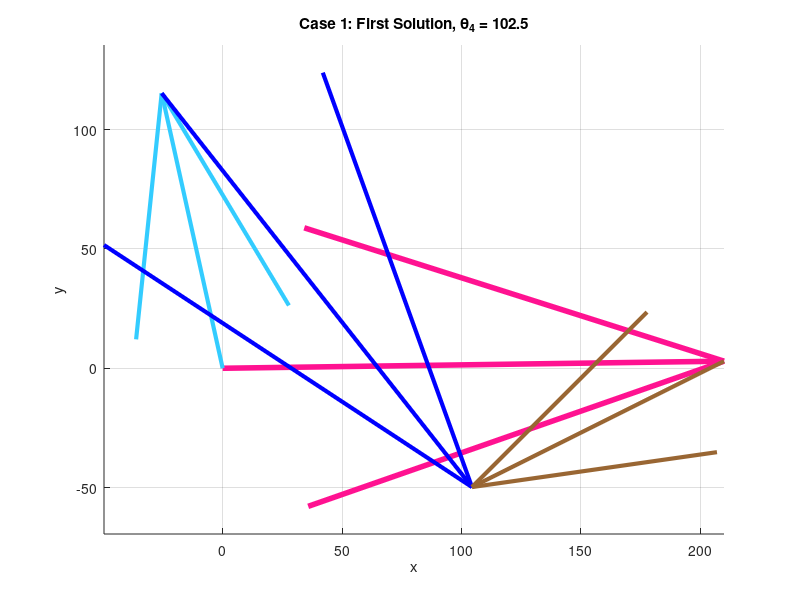
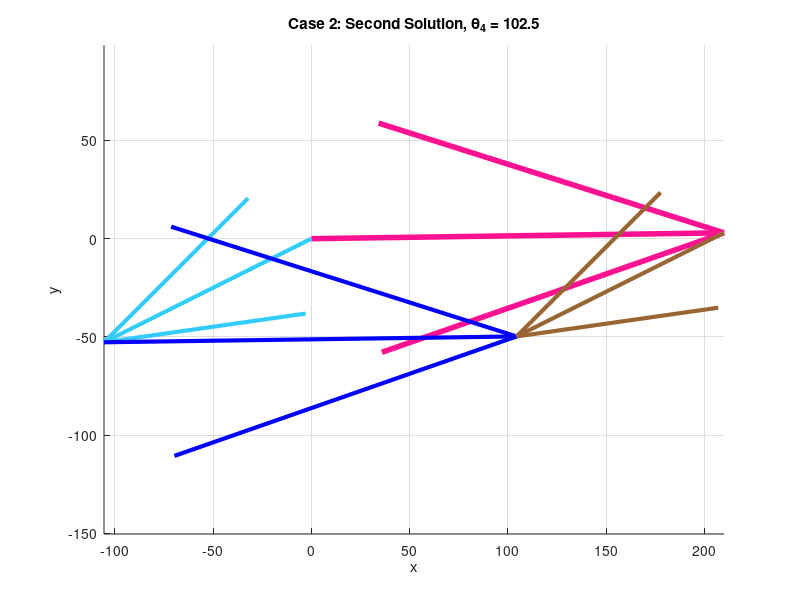

The MATLAB script that drew these images, in order:
clear all
close all
clc

% 1. Parameter Definitions 
L1 = 210; % Link 1 (Ground) - Pink
L2 = 118; % Link 2 (Input) - Light Blue
L3 = 210; % Link 3 (Coupler) - Blue
L4 = 118; % Link 4 (Output) - Brown

% Mapping to standard variables
d = L1;
a = L2;
b = L3;
c = L4;

% Ground angle (Lifted up by 0.81 degrees)
theta1_deg = 0.81;
theta1 = deg2rad(theta1_deg); 

% Input: Theta 4 (Global)
q4_global_deg = 102.5;
q4_global = deg2rad(q4_global_deg);

% Convert to Local Frame (Relative to Ground Link)
q4 = q4_global - theta1;

% ---------------------------------------------------------
% STEP 1: Find Theta 2 given Theta 4 (Inverse Kinematics)
% ---------------------------------------------------------

% K Constants (Swapping a and c)
K1 = d/c; 
K2 = d/a; 
K3 = (c^2 - b^2 + a^2 + d^2)/(2*c*a); 

% Coefficients A, B, C for finding q2
A = cos(q4) - K1 - K2*cos(q4) + K3;
B = -2*sin(q4);
C = K1 - (K2 + 1)*cos(q4) + K3;

% Solve for q2 (Inverse Kinematics has 2 solutions)
disc = B^2 - 4*A*C;

% q2 Candidate 1 (User's Code Sol 1)
q2_local_1 = 2*atan((-B - sqrt(disc))/(2*A));

% q2 Candidate 2 (User's Code Sol 2)
q2_local_2 = 2*atan((-B + sqrt(disc))/(2*A));

% ---------------------------------------------------------
% STEP 2: Find Theta 3 for CASE 1
% (ใช้ q2_local_1 มาคำนวณ D, E, F)
% ---------------------------------------------------------
q2_target_1 = q2_local_1; 

K1_fwd = d/a;
K4_fwd = d/b;
K5_fwd = (c^2 - d^2 - a^2 - b^2)/(2*a*b);

D1 = cos(q2_target_1) - K1_fwd + K4_fwd*cos(q2_target_1) + K5_fwd;
E1 = -2*sin(q2_target_1);
F1 = K1_fwd + (K4_fwd - 1)*cos(q2_target_1) + K5_fwd;

disc_q3_1 = E1^2 - 4*D1*F1;

% User's formula (+sqrt)
q3_local_1 = 2*atan((-E1 + sqrt(disc_q3_1))/(2*D1)); 

% ---------------------------------------------------------
% STEP 3: Find Theta 3 for CASE 2 
% (ใช้ q2_local_2 มาคำนวณ D, E, F ใหม่! เพื่อให้ Theta 3 เปลี่ยน)
% ---------------------------------------------------------
q2_target_2 = q2_local_2; 

D2 = cos(q2_target_2) - K1_fwd + K4_fwd*cos(q2_target_2) + K5_fwd;
E2 = -2*sin(q2_target_2);
F2 = K1_fwd + (K4_fwd - 1)*cos(q2_target_2) + K5_fwd;

disc_q3_2 = E2^2 - 4*D2*F2;

% ใช้สูตรเดิมกับชุดตัวแปรใหม่
q3_local_2 = 2*atan((-E2 + sqrt(disc_q3_2))/(2*D2)); 

% ---------------------------------------------------------
% Convert to Global Angles
% ---------------------------------------------------------
% Case 1
q2_global_1 = rad2deg(q2_target_1 + theta1);
q3_global_1 = rad2deg(q3_local_1 + theta1);

% Case 2
q2_global_2 = rad2deg(q2_target_2 + theta1);
q3_global_2 = rad2deg(q3_local_2 + theta1);

% ---------------------------------------------------------
% PLOTTING PREPARATION
% ---------------------------------------------------------
% Define Colors
color_Pink = [1, 0.07, 0.57];  
color_LBlue = [0.2, 0.8, 1];   
color_Blue = [0, 0, 1];        
color_Brown = [0.6, 0.4, 0.2]; 

% Ground Vector (Common)
RO4O2 = d*exp(j*theta1); 
O2 = [0, 0];
O4 = [real(RO4O2), imag(RO4O2)];

% --- Vectors for Case 1 ---
RA1 = a*exp(j*(q2_target_1 + theta1));
RBA1 = b*exp(j*(q3_local_1 + theta1));
RBO4_1 = c*exp(j*(q4 + theta1));

A1 = [real(RA1), imag(RA1)];
B1_from_A = [real(RA1 + RBA1), imag(RA1 + RBA1)];

% --- Vectors for Case 2 ---
RA2 = a*exp(j*(q2_target_2 + theta1));
RBA2 = b*exp(j*(q3_local_2 + theta1));
RBO4_2 = c*exp(j*(q4 + theta1)); % q4 same input

A2 = [real(RA2), imag(RA2)];
B2_from_A = [real(RA2 + RBA2), imag(RA2 + RBA2)];

% ---------------------------------------------------------
% FIGURE 1: Case 1 (User's validated case)
% ---------------------------------------------------------
figure(1);
hold on;
% Ground (Pink)
quiver(O2(1), O2(2), O4(1)-O2(1), O4(2)-O2(2), 0, 'Color', color_Pink, 'LineWidth', 4, 'MaxHeadSize', 0.5);
% Link 2 (Light Blue)
quiver(O2(1), O2(2), A1(1)-O2(1), A1(2)-O2(2), 0, 'Color', color_LBlue, 'LineWidth', 3, 'MaxHeadSize', 0.5);
% Link 3 (Blue)
quiver(A1(1), A1(2), B1_from_A(1)-A1(1), B1_from_A(2)-A1(2), 0, 'Color', color_Blue, 'LineWidth', 3, 'MaxHeadSize', 0.5);
% Link 4 (Brown)
quiver(O4(1), O4(2), B1_from_A(1)-O4(1), B1_from_A(2)-O4(2), 0, 'Color', color_Brown, 'LineWidth', 3, 'MaxHeadSize', 0.5);
axis equal; grid on;
title(['Case 1: First Solution, \theta_4 = ' num2str(q4_global_deg)]);
xlabel('x'); ylabel('y');


% ---------------------------------------------------------
% FIGURE 2: Case 2 (The other solution)
% ---------------------------------------------------------
figure(2);
hold on;
% Ground (Pink)
quiver(O2(1), O2(2), O4(1)-O2(1), O4(2)-O2(2), 0, 'Color', color_Pink, 'LineWidth', 4, 'MaxHeadSize', 0.5);
% Link 2 (Light Blue)
quiver(O2(1), O2(2), A2(1)-O2(1), A2(2)-O2(2), 0, 'Color', color_LBlue, 'LineWidth', 3, 'MaxHeadSize', 0.5);
% Link 3 (Blue)
quiver(A2(1), A2(2), B2_from_A(1)-A2(1), B2_from_A(2)-A2(2), 0, 'Color', color_Blue, 'LineWidth', 3, 'MaxHeadSize', 0.5);
% Link 4 (Brown)
quiver(O4(1), O4(2), B2_from_A(1)-O4(1), B2_from_A(2)-O4(2), 0, 'Color', color_Brown, 'LineWidth', 3, 'MaxHeadSize', 0.5);
axis equal; grid on;
title(['Case 2: Second Solution, \theta_4 = ' num2str(q4_global_deg)]);
xlabel('x'); ylabel('y');


% Display Results
fprintf('--- Case 1 ---\n');
fprintf('Theta 2 (Global) = %.4f deg\n', q2_global_1);
fprintf('Theta 3 (Global) = %.4f deg\n', q3_global_1);
fprintf('\n--- Case 2 ---\n');
fprintf('Theta 2 (Global) = %.4f deg\n', q2_global_2);
fprintf('Theta 3 (Global) = %.4f deg\n', q3_global_2);
